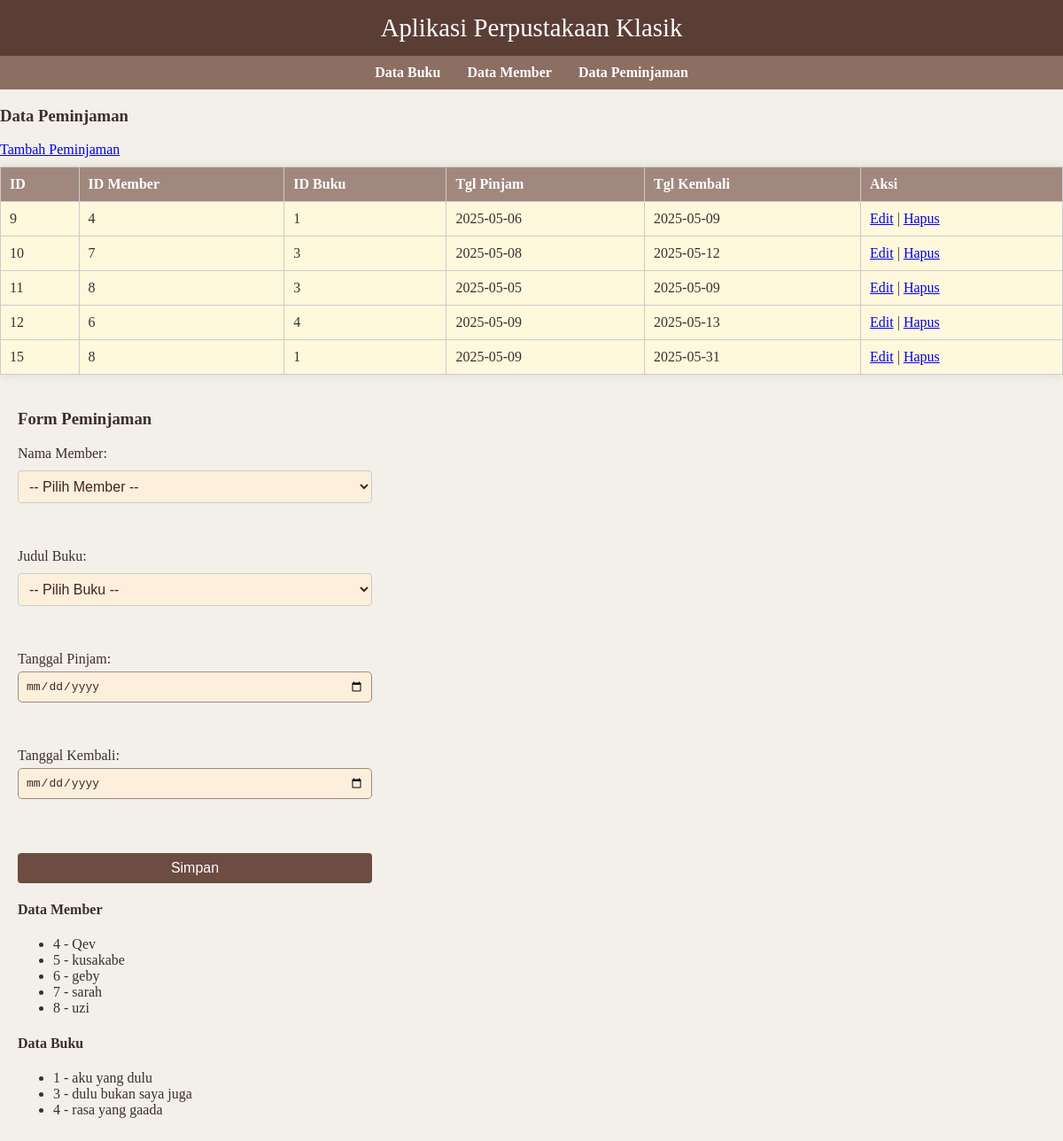
The app's page /FormPeminjaman.php with its own data.
### tables this page shows
CREATE TABLE `peminjaman` (
  `id_peminjaman` int(11) NOT NULL,
  `tgl_pinjam` date NOT NULL,
  `tgl_kembali` date NOT NULL,
  `id_member` int(11) NOT NULL,
  `id_buku` int(11) NOT NULL
);

CREATE TABLE `member` (
  `id_member` int(11) NOT NULL,
  `nama_member` varchar(250) NOT NULL,
  `nomor_member` varchar(15) NOT NULL,
  `alamat` text NOT NULL,
  `tgl_mendaftar` datetime NOT NULL,
  `tgl_terakhir_bayar` date NOT NULL
);

CREATE TABLE `buku` (
  `id_buku` int(11) NOT NULL,
  `judul_buku` varchar(500) NOT NULL,
  `penulis` varchar(500) NOT NULL,
  `penerbit` varchar(250) NOT NULL,
  `tahun_terbit` int(11) NOT NULL
);

### Koneksi.php (called while the page is built, shortened)
<?php
class Koneksi {
    private $host = "localhost";
    private $username = "root";
    private $password = "";
    private $database = "dbperpus";
    public $koneksi;
    public function __construct() {
        $this->koneksi = new mysqli($this->host, $this->username, $this->password, $this->database);
    }
    public function getKoneksi() {
        return $this->koneksi;
    }
}
?>

### Model.php (called while the page is built, shortened)
<?php
require_once 'Koneksi.php';
class Model {
    protected $koneksi;
    public function __construct() {
        $this->koneksi = (new Koneksi())->getKoneksi();
    }
    public function getAll($table) {
        $query = "SELECT * FROM $table";
        return $this->koneksi->query($query);
    }
}
?>

### FormPeminjaman.php (the view, shortened to what this page needs)
<?php
require_once 'Model.php';
require_once 'Peminjaman.php';
$peminjaman = new Peminjaman();
$member = new Member();
$buku = new Buku();
$id = $_GET['id'] ?? null;
$data = $id ? $peminjaman->getById("peminjaman", "id_peminjaman = $id") : null;
?>
<link rel="stylesheet" href="style.css">
<div class="container">
    <h3>Form Peminjaman</h3>
    <form method="POST">
        <label for="id_member">Nama Member:</label>
        <select name="id_member" required>
            <option value="">-- Pilih Member --</option>
        </select><br><br>
        <label for="id_buku">Judul Buku:</label>
        <select name="id_buku" required>
            <option value="">-- Pilih Buku --</option>
        </select><br><br>
        <label for="tgl_pinjam">Tanggal Pinjam:</label>
        <input type="date" name="tgl_pinjam" value="<?= $data['tgl_pinjam'] ?? '' ?>"><br><br>
        <label for="tgl_kembali">Tanggal Kembali:</label>
        <input type="date" name="tgl_kembali" value="<?= $data['tgl_kembali'] ?? '' ?>"><br><br>
        <button type="submit" class="btn">Simpan</button>
    </form>
    <div style="flex: 1;">
        <h4>Data Member</h4>
        <ul>
            <?php
                $memberList = $member->getAllMember();
                while ($m = $memberList->fetch_assoc()) {
                    echo "<li>{$m['id_member']} - {$m['nama_member']}</li>";
                }
                ?>
        </ul>
        <h4>Data Buku</h4>
        <ul>
            <?php
                $bukuList = $buku->getAllBuku();
                while ($b = $bukuList->fetch_assoc()) {
                    echo "<li>{$b['id_buku']} - {$b['judul_buku']}</li>";
                }
                ?>
        </ul>
    </div>
</div>

### Peminjaman.php (shortened to what this page needs)
<?php
require_once 'Model.php';
require_once 'Member.php';
require_once 'Buku.php';
include 'navbar.php';
class Peminjaman extends Model {
    public function getAllPeminjaman() {
        return $this->getAll("peminjaman");
    }
}
$peminjaman = new Peminjaman();
$dataPeminjaman = $peminjaman->getAllPeminjaman();
echo "<h3>Data Peminjaman</h3>";
echo "<a href='FormPeminjaman.php'>Tambah Peminjaman</a>";
echo "<table border='1' class='table'>";
echo "<tr><th>ID</th><th>ID Member</th><th>ID Buku</th><th>Tgl Pinjam</th><th>Tgl Kembali</th><th>Aksi</th></tr>";
while ($row = $dataPeminjaman->fetch_assoc()) {
    echo "<tr>
        <td>{$row['id_peminjaman']}</td>
        <td>{$row['id_member']}</td>
        <td>{$row['id_buku']}</td>
        <td>{$row['tgl_pinjam']}</td>
        <td>{$row['tgl_kembali']}</td>
        <td>
            <a href='FormPeminjaman.php?id={$row['id_peminjaman']}'>Edit</a> |
            <a href='Peminjaman.php?delete={$row['id_peminjaman']}'>Hapus</a>
        </td>
    </tr>";
}
echo "</table>";
?>

### style.css (style rules this page uses)
.container { padding: 20px; }
table { width: 100%; border-collapse: collapse; background-color: #fff8dc; margin-top: 10px; box-shadow: 0 0 10px rgba(0, 0, 0, 0.1); }
th, td { border: 1px solid #ccc; padding: 10px; text-align: left; }
th { background-color: #a1887f; color: white; }
form input, form select, form textarea, form button { display: block; margin-top: 10px; padding: 8px; font-size: 1em; width: 100%; max-width: 400px; border: 1px solid #ccc; border-radius: 4px; }
form button { background-color: #6d4c41; color: white; border: none; cursor: pointer; }
select, input[type="date"], textarea, input[type="text"], input[type="number"] { width: 100%; padding: 8px; margin: 5px 0 15px; border-radius: 5px; border: 1px solid #a1887f; background-color: #fcefdc; color: #3e2723; }

### records on screen
peminjaman: id_peminjaman "9", id_member "4", id_buku "1", tgl_pinjam "2025-05-06", tgl_kembali "2025-05-09"
peminjaman: id_peminjaman "10", id_member "7", id_buku "3", tgl_pinjam "2025-05-08", tgl_kembali "2025-05-12"
peminjaman: id_peminjaman "11", id_member "8", id_buku "3", tgl_pinjam "2025-05-05", tgl_kembali "2025-05-09"
peminjaman: id_peminjaman "12", id_member "6", id_buku "4", tgl_pinjam "2025-05-09", tgl_kembali "2025-05-13"
peminjaman: id_peminjaman "15", id_member "8", id_buku "1", tgl_pinjam "2025-05-09", tgl_kembali "2025-05-31"
member: id_member "4", nama_member "Qev"
member: id_member "5", nama_member "kusakabe"
member: id_member "6", nama_member "geby"
member: id_member "7", nama_member "sarah"
member: id_member "8", nama_member "uzi"
buku: id_buku "1", judul_buku "aku yang dulu"
buku: id_buku "3", judul_buku "dulu bukan saya juga"
buku: id_buku "4", judul_buku "rasa yang gaada"
